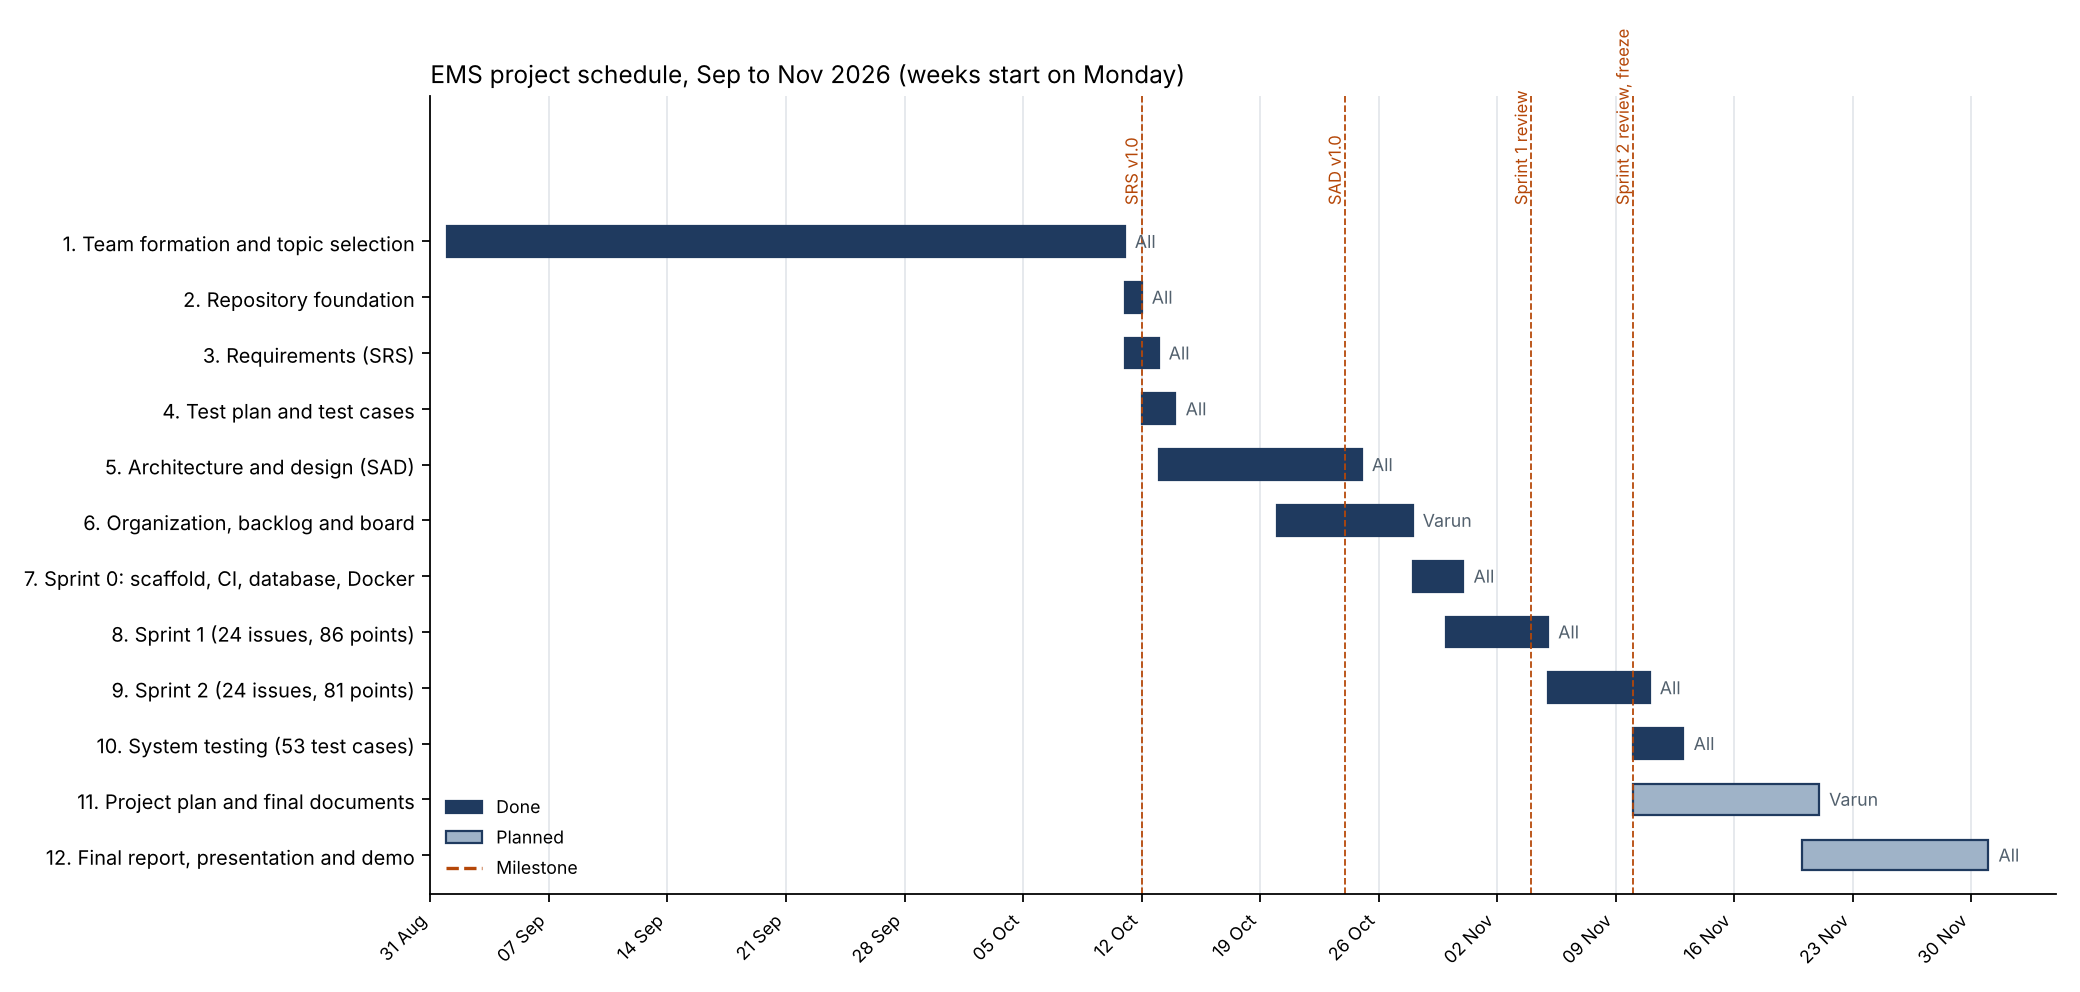

Source code (Python):
import matplotlib; matplotlib.use('Agg')
import matplotlib.pyplot as plt, matplotlib.dates as md
from datetime import date, timedelta
D=lambda m,d: date(2026,m,d)
tasks=[
 ('1. Team formation and topic selection', D(9,1), D(10,10), 'done', 'All'),
 ('2. Repository foundation', D(10,11), D(10,11), 'done', 'All'),
 ('3. Requirements (SRS)', D(10,11), D(10,12), 'done', 'All'),
 ('4. Test plan and test cases', D(10,12), D(10,13), 'done', 'All'),
 ('5. Architecture and design (SAD)', D(10,13), D(10,24), 'done', 'All'),
 ('6. Organization, backlog and board', D(10,20), D(10,27), 'done', 'Varun'),
 ('7. Sprint 0: scaffold, CI, database, Docker', D(10,28), D(10,30), 'done', 'All'),
 ('8. Sprint 1 (24 issues, 86 points)', D(10,30), D(11,4), 'done', 'All'),
 ('9. Sprint 2 (24 issues, 81 points)', D(11,5), D(11,10), 'done', 'All'),
 ('10. System testing (53 test cases)', D(11,10), D(11,12), 'done', 'All'),
 ('11. Project plan and final documents', D(11,10), D(11,20), 'plan', 'Varun'),
 ('12. Final report, presentation and demo', D(11,20), D(11,30), 'plan', 'All'),
]
miles=[('SRS v1.0',D(10,12)),('SAD v1.0',D(10,24)),('Sprint 1 review',D(11,4)),('Sprint 2 review, freeze',D(11,10))]
fig,ax=plt.subplots(figsize=(13,6.2))
for i,(n,s,e,st,o) in enumerate(tasks):
    y=len(tasks)-1-i; w=(e-s).days+1
    ax.barh(y,w,left=md.date2num(s),height=0.55,color='#1f3a5f' if st=='done' else '#9fb3c8',edgecolor='#1f3a5f')
    ax.text(md.date2num(e)+1.6,y,o,va='center',fontsize=8,color='#52606d')
for n,d in miles:
    x=md.date2num(d); ax.axvline(x,color='#b54708',lw=0.8,ls='--'); ax.text(x,len(tasks)-0.35,n,rotation=90,fontsize=7.5,color='#b54708',va='bottom',ha='right')
ax.set_yticks(range(len(tasks))); ax.set_yticklabels([t[0] for t in reversed(tasks)],fontsize=9)
ax.xaxis.set_major_locator(md.WeekdayLocator(byweekday=md.MO)); ax.xaxis.set_major_formatter(md.DateFormatter('%d %b'))
plt.setp(ax.get_xticklabels(),rotation=45,ha='right',fontsize=8)
ax.set_xlim(md.date2num(D(8,31)),md.date2num(D(12,5))); ax.set_ylim(-0.7,len(tasks)+1.6)
ax.grid(axis='x',color='#e4e7eb'); ax.set_axisbelow(True)
for s in ['top','right']: ax.spines[s].set_visible(False)
from matplotlib.patches import Patch
ax.legend(handles=[Patch(color='#1f3a5f',label='Done'),Patch(facecolor='#9fb3c8',edgecolor='#1f3a5f',label='Planned'),plt.Line2D([0],[0],color='#b54708',ls='--',label='Milestone')],loc='lower left',fontsize=8,frameon=False)
ax.set_title('EMS project schedule, Sep to Nov 2026 (weeks start on Monday)',fontsize=11,loc='left')
plt.tight_layout(); plt.savefig('gantt-chart.png',dpi=160)
